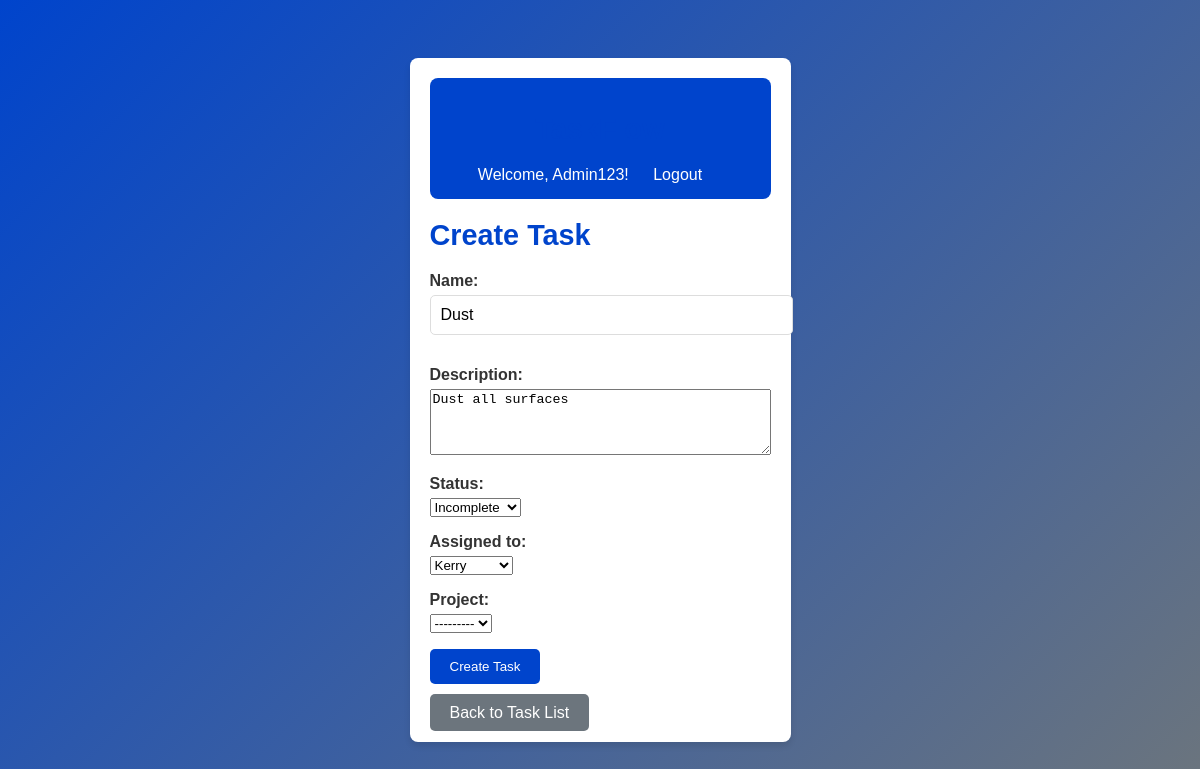
The page /tasks/4/update/ (signed in) on the database its author committed.
### tasks/models.py (models this page shows, shortened)
class CustomUser(AbstractUser):
    def __str__(self):
        return self.username
    class Meta:
        verbose_name = "User"
        verbose_name_plural = "Users"

class Task(models.Model):
    STATUS_CHOICES = [
        ("Incomplete", "Incomplete"),
        ("In Progress", "In Progress"),
        ("Complete", "Complete"),
    ]
    name = models.CharField(max_length=255)
    description = models.TextField(blank=True, null=True)
    status = models.CharField(max_length=50, choices=STATUS_CHOICES, default="Incomplete")
    assigned_to = models.ForeignKey(
        settings.AUTH_USER_MODEL, on_delete=models.CASCADE, related_name="tasks"
    )
    created_at = models.DateTimeField(auto_now_add=True, db_index=True)
    project = models.ForeignKey(
        "tasks.Project",
        on_delete=models.CASCADE,
        related_name="tasks",
        blank=True,
        null=True,
    )
    class Meta:
        verbose_name = "Task"
        verbose_name_plural = "Tasks"
        ordering = ['-created_at']

### tasks/views.py (the view)
# urls.py: path('<int:task_id>/update/', views.update_task, name='update_task'),
@staff_member_required
def update_task(request, task_id):
    task = get_object_or_404(Task, id=task_id)
    if request.method == 'POST':
        form = TaskForm(request.POST, instance=task)
        if form.is_valid():
            form.save()
            messages.success(request, "Task updated successfully.")
            return redirect('tasks:task_list')
    else:
        form = TaskForm(instance=task)
    return render(request, 'task_form.html', {'form': form})

### tasks/forms.py (shortened to what this page needs)
class TaskForm(forms.ModelForm):
    class Meta:
        model = Task
        fields = ['name', 'description', 'status', 'assigned_to', 'project']
        widgets = {
            'name': forms.TextInput(attrs={'class': 'form-control', 'placeholder': 'Enter task name'}),
            'description': forms.Textarea(attrs={'class': 'form-control', 'rows': 4, 'placeholder': 'Enter task description'}),
        }

### tasks/templates/task_form.html (shortened to what this page needs)
{% extends 'base.html' %}
{% block content %}
<div class="form-container">
    <h1>Create Task</h1>
    <form method="post">
        {{ form.as_p }}
        <button type="submit" class="btn btn-primary">Create Task</button>
    </form>
    <a href="{% url 'tasks:task_list' %}" class="btn btn-secondary">Back to Task List</a>
</div>
{% endblock %}

### tasks/templates/base.html (shortened to what this page needs)
{% load static %}
<!DOCTYPE html>
<html lang="en">
<head>
    <link rel="stylesheet" href="{% static 'css/style.css' %}">
</head>
<body>
    <div class="container">
        <header>
            <h1>TaskFlow</h1>
            <div class="user-info">
                {% if user.is_authenticated %}
                    <span>Welcome, {{ user.username }}!</span>
                    <a href="{% url 'logout' %}" class="btn btn-logout">Logout</a>
                {% else %}
                    <a href="{% url 'login' %}" class="btn btn-login">Login</a>
                {% endif %}
            </div>
        </header>
        <main>
            {% block content %}
            {% endblock %}
        </main>
    </div>
</body>
</html>

### tasks/static/css/style.css (style rules this page uses)
body { font-family: Arial, sans-serif; background: linear-gradient(135deg, #0044cc, #6c757d); color: #333; margin: 0; padding: 0; display: flex; justify-content: center; align-items: center; min-height: 100vh; }
.container { max-width: 900px; background: rgba(255, 255, 255, 0.9); padding: 20px; border-radius: 8px; box-shadow: 0 4px 6px rgba(0, 0, 0, 0.1); }
h1 { font-size: 1.8rem; color: #0044cc; margin-bottom: 20px; }
form { text-align: left; margin-bottom: 20px; }
form label { display: block; font-weight: bold; margin-bottom: 5px; }
form input { width: 100%; padding: 10px; margin-bottom: 15px; border: 1px solid #ddd; border-radius: 5px; font-size: 1rem; }
.btn-secondary { background-color: #6c757d; color: white; padding: 10px 15px; border-radius: 5px; text-decoration: none; font-size: 1rem; }
:root { --primary-color: #0044cc; --secondary-color: #6c757d; --text-color: #333; --background-color: #f0f4f8; --card-bg-color: white; --btn-hover-color: #002a80; --btn-secondary-hover-color: #5a6268; }
body { font-family: Arial, sans-serif; background-color: var(--background-color); color: var(--text-color); margin: 0; padding: 0; }
.container { max-width: 900px; margin: 0 auto; padding: 20px; background: var(--card-bg-color); border-radius: 8px; box-shadow: 0 4px 6px rgba(0, 0, 0, 0.1); }
header { background-color: var(--primary-color); color: white; padding: 15px; text-align: center; border-radius: 8px; margin-bottom: 20px; }
.btn { padding: 10px 20px; border-radius: 5px; border: none; color: white; text-decoration: none; cursor: pointer; transition: background-color 0.3s ease; }
.btn-primary { background-color: var(--primary-color); }
.btn-secondary { background-color: var(--secondary-color); }

### rows shown on the page
CustomUser: username "Admin123"
Task: name "Dust", description "Dust all surfaces", status "Incomplete", assigned_to "Kerry", project "---------"
